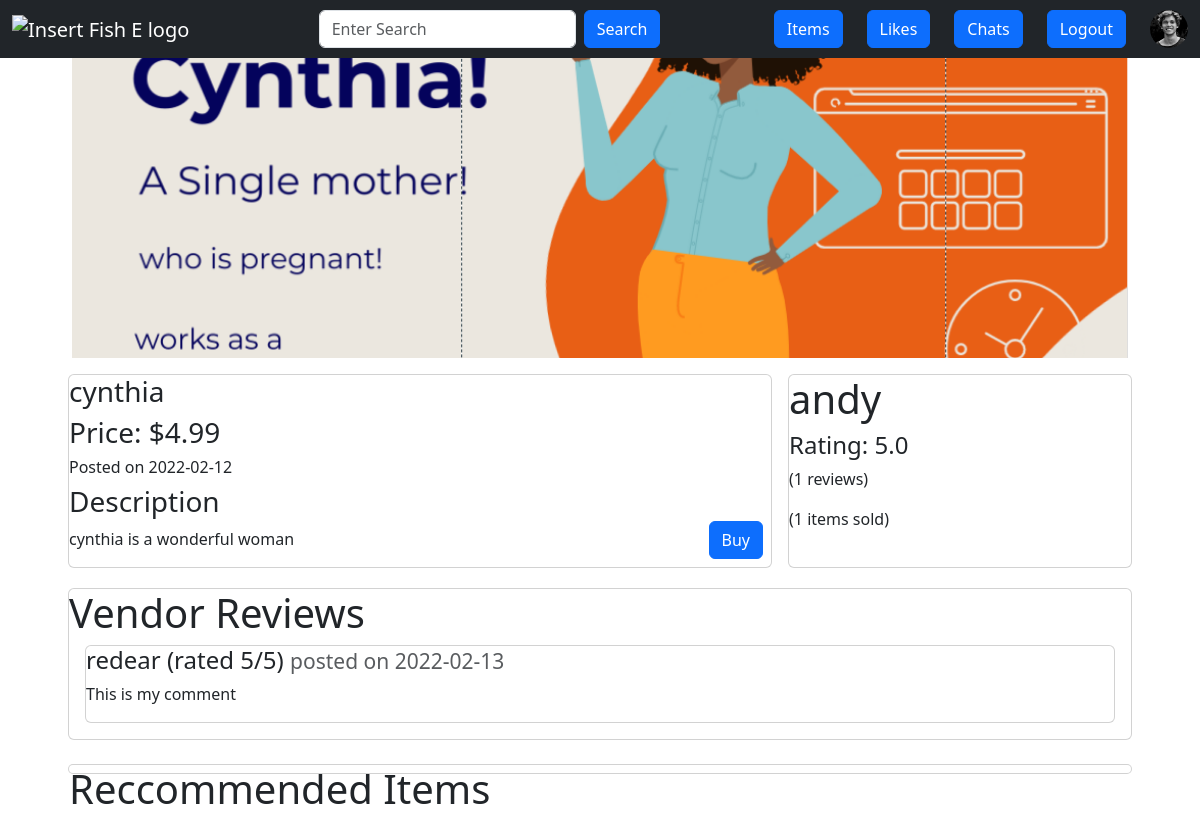
The app's page /item/1 (signed in) with its own data.
### app.py (models this page shows, shortened)
class User(db.Model, UserMixin):
    id = db.Column(db.Integer, primary_key=True)
    username = db.Column(db.String(20), unique=True, nullable=False)
    email = db.Column(db.String(120), unique=True, nullable=False)
    description = db.Column(db.String(500), nullable=True)
    image_file = db.Column(db.String(20), nullable=False, default="default.jpg")
    password = db.Column(db.String(60), nullable=False)
    date_joined = db.Column(db.DateTime, nullable=False, default=datetime.utcnow)
    items = db.relationship("Item", backref="author", lazy=True)
    bought = db.relationship(
        "Transaction", foreign_keys="Transaction.user_id", backref="buyer", lazy=True
    )
    sold = db.relationship(
        "Transaction", foreign_keys="Transaction.vendor_id", backref="seller", lazy=True
    )
    reviews = db.relationship(
        "Review", foreign_keys="Review.user_id", backref="author", lazy=True
    )
    reviewed = db.relationship(
        "Review", foreign_keys="Review.recipient_id", backref="getter", lazy=True
    )
    liked = db.relationship(
        "ItemLike", foreign_keys="ItemLike.user_id", backref="user", lazy=True
    )
    @property
    def ratings(self):
        return len(self.reviewed)
    @property
    def rating(self):
        total = 0
        reviews = self.reviewed
        if reviews:
            for review in reviews:
                total += review.rating
            average = total / len(self.reviewed)
            return "{:.1f}".format(average)
        return "No reviews yet"

class Item(db.Model):
    id = db.Column(db.Integer, primary_key=True)
    user_id = db.Column(db.Integer, db.ForeignKey("user.id"), nullable=False)
    name = db.Column(db.String(100), nullable=False)
    description = db.Column(db.String(500), nullable=False)
    category = db.Column(db.String(20), nullable=True)
    base_price = db.Column(db.Float, nullable=False)
    image_file = db.Column(db.String(200), nullable=False, default="default.jpg")
    date_posted = db.Column(db.DateTime, nullable=False, default=datetime.utcnow)
    likes = db.relationship("ItemLike", backref="item", lazy=True)
    status = db.Column(
        db.String(10), nullable=False, default="available"
    )  # "available" or "sold"
    @property
    def price(self):
        return "{:.2f}".format(self.base_price)

class Review(db.Model):
    id = db.Column(db.Integer, primary_key=True)
    transaction_id = db.Column(db.Integer, db.ForeignKey("transaction.id"), nullable=False)
    user_id = db.Column(db.Integer, db.ForeignKey("user.id"), nullable=False)
    recipient_id = db.Column(db.Integer, db.ForeignKey("user.id"), nullable=False)
    date_posted = db.Column(db.DateTime, nullable=False, default=datetime.utcnow)
    rating = db.Column(db.Integer, nullable=False)
    comment = db.Column(db.String(500), nullable=False)

### app.py (the view)
@app.route("/item/<int:item_id>")
def render_item(item_id):
    r_items = Item.query.filter_by(status="available").limit(4).all()
    form = SearchForm()
    item = Item.query.filter_by(id=item_id).first()
    vendor = User.query.filter_by(id=item.user_id).first()
    v_sold_count = len(vendor.sold)
    reviews = vendor.reviewed[:4]
    review_authors = [
        User.query.filter_by(id=review.user_id).first() for review in reviews
    ]
    reviews = list(zip(review_authors, reviews))
    if item:
        return render_template(
            "item.html",
            form=form,
            item=item,
            vendor=vendor,
            r_items=r_items,
            v_sold_count=v_sold_count,
            reviews=reviews,
        )

### app.py
class SearchForm(FlaskForm):
    search = StringField(
        validators=[DataRequired()], render_kw={"placeholder": "Enter Search"}
    )
    submit = SubmitField("Search")

### app.py (called while the page is built)
@login_manager.user_loader
def load_user(user_id):
    return User.query.get(int(user_id))

### templates/item.html (shortened to what this page needs)
{% from 'macros/navbar.html' import navbar %}
{% from 'macros/reccommended_items.html' import reccommended_items %}
{% from 'macros/render_review.html' import render_review %}
{% extends 'base.html' %}
{% block content %}
{{ navbar(form, current_user) }}
<div class="container-fluid">
    <div class="row mb-3 mx-5">
        <div class="col-md-12">
            <img src="{{ url_for('static', filename='img/fish/' + item.image_file) }}" alt="insert image"
                style="object-fit: cover; width: 100%; height: 300px;">
        </div>
    </div>
    <div class="row g-3 mx-5">
        <div class="col-md-8">
            <div class="row">
                <div class="col">
                    <div class="card" style="height: 100%;">
                        <div class="row">
                            <div class="col">
                                <h3>{{ item.name }}</h3>
                            </div>
                        </div>
                        <div class="row">
                            <div class="col">
                                <h3>Price: ${{ item.price }}</h3>
                            </div>
                        </div>
                        <div class="row">
                            <div class="col">
                                <h6>Posted on {{ item.date_posted.date() }}</h3>
                            </div>
                        </div>
                        <div class="row">
                            <div class="col">
                                <h3>Description</h3>
                                <p>{{ item.description }}</p>
                            </div>
                            <div class="col">
                                <span style="position: absolute; bottom: 0; right: 0;">
                                    <a href="/buy/{{ item.id }}"><button class="btn btn-primary m-2">Buy</button></a>
                                </span>
                            </div>
                        </div>
                    </div>
                </div>
            </div>
        </div>
        <div class="col-md-4">
            <div class="card" style="height: 100%;">
                <h1>{{ vendor.username }}</h1>
                <h4>Rating: {{ vendor.rating }}</h4>
                <p>({{ vendor.ratings }} reviews)</p>
                <p>({{ v_sold_count }} items sold)</p>
            </div>
        </div>
    </div>
    <div class="row my-1 mx-5 g-3">
        <div class="col-md-12">
            <div class="card" style="height: 100%;">
                <h1>Vendor Reviews</h1>
                {% if reviews %}
                {% for review in reviews %}
                {{ render_review(review) }}
                {% endfor %}
                {% else %}
                <p>No reviews yet</p>
                {% endif %}
            </div>
        </div>
    </div>
    <div class="row my-3 mx-5">
        <div class="col-md-12 p-2">
            <div class="card">
                {{ reccommended_items(r_items, current_user) }}
            </div>
        </div>
    </div>
</div>
{% endblock content %}

### templates/macros/navbar.html (shortened to what this page needs)
{% macro navbar(form, current_user) %}
<nav class="navbar navbar-expand-lg navbar-dark bg-dark">
    <div class="container-fluid">
        <a class="navbar-brand" href="/home"><img src="" alt="Insert Fish E logo"></a>
        <form class="d-flex" action="/search" method="get">
            {{ form.search(class_="form-control me-2") }}
            {{ form.submit(class_="btn btn-primary") }}
        </form>
        <div class="d-flex row">
            {% if current_user.is_authenticated %}
            <div class="col">
                <a href="/myitems"><button class="btn btn-primary">Items</button></a>
            </div>
            <div class="col">
                <a href="/likes"><button class="btn btn-primary">Likes</button></a>
            </div>
            <div class="col">
                <a href="/chats"><button class="btn btn-primary">Chats</button></a>
            </div>
            <div class="col">
                <a href="/logout"><button class="btn btn-primary">Logout</button></a>
            </div>
            <div class="col">
                <a href="/profile/{{ current_user.id }}"><img
                        src="{{ url_for('static', filename='img/profile/' + current_user.image_file) }}" alt="pfp"
                        class="rounded-circle" width="38px"></a>
            </div>
            {% endif %}
        </div>
    </div>
</nav>
{% endmacro %}

### templates/macros/render_review.html
{% macro render_review(review) %}
<div class="card mb-3 mx-3">
    <h4>{{ review[0].username }} (rated {{ review[1].rating }}/5) <small class="text-muted">posted on {{
            review[1].date_posted.date() }}</small>
    </h4>
    <p>{{ review[1].comment }}</p>
</div>
{% endmacro %}

### records on screen
User: image_file (placeholder picture), username "andy"
Item: image_file (picture), name "cynthia", price "4.99", date_posted "2022-02-12", description "cynthia is a wonderful woman"
Review: rating "5.0"
User: username "redear", rating "5", date_posted "2022-02-13", comment "This is my comment"

### other values on screen
{{ vendor.ratings }} "1"
{{ v_sold_count }} "1"
